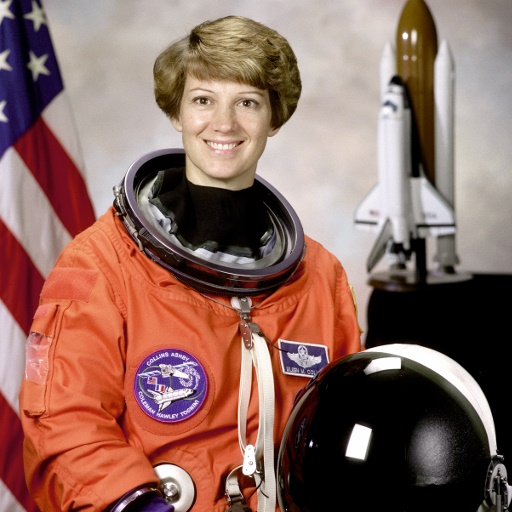
#> input picture 실습소스/02_OpenCV_Basic/image.jpg, 512 x 512 px, given as the content of the folder /실습소스/data/pcb-defect-dataset/pcb-defect-dataset/test/images, which was not available
$ jupyter execute --allow-errors '13_시스템통합_웹서비스_센서영상_통합테스트.ipynb'   (text cells are left out)
#> lines starting #> are read from the running program, lines starting #| are printed output that depends on the picture; pictures that were not available may be replaced by others from this repository, and a replacement may not be noted
[cell 1]
from __future__ import annotations

from pathlib import Path
from dataclasses import dataclass, asdict
from datetime import datetime
from typing import Any
import json
import time
import numpy as np
import pandas as pd
import matplotlib.pyplot as plt
from PIL import Image

plt.rcParams["font.family"] = "Malgun Gothic"
plt.rcParams["axes.unicode_minus"] = False

PROJECT_ROOT = Path("..").resolve()
DATA_ROOT = PROJECT_ROOT / "data" / "pcb-defect-dataset" / "pcb-defect-dataset"
OUT_DIR = PROJECT_ROOT / "outputs" / "system_integration"
FEEDBACK_DIR = OUT_DIR / "feedback"
OUT_DIR.mkdir(parents=True, exist_ok=True)
FEEDBACK_DIR.mkdir(parents=True, exist_ok=True)

print("PROJECT_ROOT:", PROJECT_ROOT)
print("DATA_ROOT exists:", DATA_ROOT.exists())
print("OUT_DIR:", OUT_DIR)

[cell 2]
@dataclass
class ServiceConfig:
    """운영 중 피드백으로 갱신되는 설정."""
    w_vision: float = 0.6
    w_sensor: float = 0.4
    risk_high: float = 0.75
    risk_medium: float = 0.45
    conf_human_review: float = 0.40

    def to_dict(self) -> dict:
        return asdict(self)

    @classmethod
    def load(cls, path: Path) -> "ServiceConfig":
        if path.exists():
            return cls(**json.loads(path.read_text(encoding="utf-8")))
        return cls()

    def save(self, path: Path):
        path.write_text(json.dumps(self.to_dict(), indent=2), encoding="utf-8")


CONFIG_PATH = OUT_DIR / "service_config.json"
config = ServiceConfig.load(CONFIG_PATH)
config.save(CONFIG_PATH)
print("현재 서비스 설정:", config.to_dict())


class VisionModule:
    def run(self, gray: np.ndarray) -> dict:
        mean, std = float(gray.mean()), float(gray.std())
        gx, gy = np.diff(gray, axis=1), np.diff(gray, axis=0)
        grad = float((gx**2).mean() + (gy**2).mean())
        edge = float((np.abs(gx) > 0.08).mean())
        feats = {"img_mean": mean, "img_std": std, "grad_energy": grad, "edge_ratio": edge}
        risk = float(np.clip(
            0.25 * min(1, grad / 0.03) + 0.35 * min(1, edge / 0.25) + 0.40 * min(1, abs(mean - 0.5) / 0.35),
            0, 1,
        ))
        return {"vision_features": feats, "vision_risk_score": risk}


class SensorModule:
    def run(self, df: pd.DataFrame, recent_window: int = 30) -> dict:
        x = df.copy()
        for c in ["lux", "temp", "vibration"]:
            x[c] = x[c].interpolate().bfill().ffill()
            # 이상치 clip은 약하게(k=3) — 실제 이상 신호를 과도하게 지우지 않음
            q1, q3 = x[c].quantile(0.25), x[c].quantile(0.75)
            iqr = q3 - q1
            x[c] = x[c].clip(q1 - 3.0 * iqr, q3 + 3.0 * iqr)
            x[f"{c}_z"] = (x[c] - x[c].mean()) / (x[c].std() + 1e-9)

        # 최근 윈도우의 |z| 최대값으로 리스크 계산 (끝 시점만 보면 중간 이상을 놓침)
        recent = x.tail(min(recent_window, len(x)))
        vib_z = float(recent["vibration_z"].abs().max())
        lux_z = float(recent["lux_z"].abs().max())
        temp_z = float(recent["temp_z"].abs().max())

        last = x.iloc[-1]
        risk = float(np.clip(
            0.45 * min(1, vib_z / 3)
            + 0.30 * min(1, lux_z / 3)
            + 0.25 * min(1, temp_z / 3),
            0, 1,
        ))
        feats = {
            "lux": float(last["lux"]), "temp": float(last["temp"]), "vibration": float(last["vibration"]),
            "lux_z": lux_z, "temp_z": temp_z, "vibration_z": vib_z,
        }
        return {"sensor_features_last": feats, "sensor_risk_score": risk, "sensor_table": x}


class FusionService:
    def __init__(self, cfg: ServiceConfig):
        self.cfg = cfg

    def risk_level(self, score: float) -> str:
        if score >= self.cfg.risk_high:
            return "HIGH"
        if score >= self.cfg.risk_medium:
            return "MEDIUM"
        return "LOW"

    def run(self, vision_out: dict, sensor_out: dict) -> dict:
        v, s = vision_out["vision_risk_score"], sensor_out["sensor_risk_score"]
        fused = self.cfg.w_vision * v + self.cfg.w_sensor * s
        return {
            "vision_risk_score": float(v),
            "sensor_risk_score": float(s),
            "fused_risk_score": float(np.clip(fused, 0, 1)),
            "risk_level": self.risk_level(float(fused)),
            "vision_features": vision_out["vision_features"],
            "sensor_features_last": sensor_out["sensor_features_last"],
            "config_snapshot": self.cfg.to_dict(),
        }


class MockLLM:
    def analyze(self, fusion: dict) -> dict:
        score = fusion["fused_risk_score"]
        urgency = fusion["risk_level"]
        return {
            "summary": f"통합 리스크 {score:.2f} ({urgency})",
            "recommended_actions": ["Lot 샘플링 검사", "센서 캘리브레이션 점검"],
            "urgency": urgency,
            "confidence": round(min(0.95, 0.5 + score * 0.4), 2),
        }


vision_module = VisionModule()
sensor_module = SensorModule()
fusion_service = FusionService(config)
llm = MockLLM()
print("코어 모듈 초기화 완료")

[cell 3]
class VisualAIWebService:
    """시각 AI + 센서 통합 웹 서비스 (인프로세스)."""

    def __init__(self, vision, sensor, fusion, llm, cfg: ServiceConfig):
        self.vision = vision
        self.sensor = sensor
        self.fusion = fusion
        self.llm = llm
        self.cfg = cfg
        self.request_log: list[dict] = []

    def health(self) -> dict:
        return {
            "status": "ok",
            "service": "pcb-aoi-visual-ai",
            "version": "1.0.0",
            "config": self.cfg.to_dict(),
            "timestamp": datetime.now().isoformat(timespec="seconds"),
        }

    def analyze(self, gray_img: np.ndarray, sensor_df: pd.DataFrame, lot_id: str = "LOT-UNKNOWN") -> dict:
        t0 = time.perf_counter()
        vision_out = self.vision.run(gray_img)
        sensor_out = self.sensor.run(sensor_df)
        fusion_out = self.fusion.run(vision_out, sensor_out)
        llm_out = self.llm.analyze(fusion_out)

        needs_review = llm_out.get("confidence", 1.0) < self.cfg.conf_human_review
        latency_ms = (time.perf_counter() - t0) * 1000

        response = {
            "lot_id": lot_id,
            "status": "success",
            "fusion": {
                "vision_risk_score": fusion_out["vision_risk_score"],
                "sensor_risk_score": fusion_out["sensor_risk_score"],
                "fused_risk_score": fusion_out["fused_risk_score"],
                "risk_level": fusion_out["risk_level"],
            },
            "llm": llm_out,
            "needs_human_review": needs_review,
            "latency_ms": round(latency_ms, 2),
            "timestamp": datetime.now().isoformat(timespec="seconds"),
        }
        self.request_log.append({"lot_id": lot_id, "latency_ms": response["latency_ms"], "risk_level": fusion_out["risk_level"]})
        return response


web_service = VisualAIWebService(vision_module, sensor_module, fusion_service, llm, config)
print(json.dumps(web_service.health(), indent=2, ensure_ascii=False))

[cell 4]
def load_sample_image(split="test", index=0) -> tuple[np.ndarray, str]:
    paths = sorted((DATA_ROOT / split / "images").glob("*.jpg"))
    if not paths:
        raise FileNotFoundError("이미지 없음")
    p = paths[index]
    gray = np.array(Image.open(p).convert("L"), dtype=np.float32) / 255.0
    return gray, p.stem


def make_sensor_df(n=120, anomaly=False, seed=42) -> pd.DataFrame:
    rng = np.random.default_rng(seed)
    t = np.arange(n)
    df = pd.DataFrame({
        "t": t,
        "lux": 950 + 60 * np.sin(2 * np.pi * t / 50) + rng.normal(0, 12, n),
        "temp": 24 + 0.002 * t + rng.normal(0, 0.08, n),
        "vibration": 0.05 + np.abs(rng.normal(0, 0.01, n)),
    })
    if anomaly:
        # 최근 구간(끝부분)에 이상을 넣어 실시간 감지 시나리오와 맞춤
        start = max(0, n - 25)
        df.loc[start:, "vibration"] += 0.06
        df.loc[start:, "lux"] -= 150
        df.loc[start:, "temp"] += 1.2
    return df


gray_img, img_stem = load_sample_image(index=0)
#> in load_sample_image, `gray = np.array(Image.open(p).convert("L"), dtype=np.float32) / 255.0`:
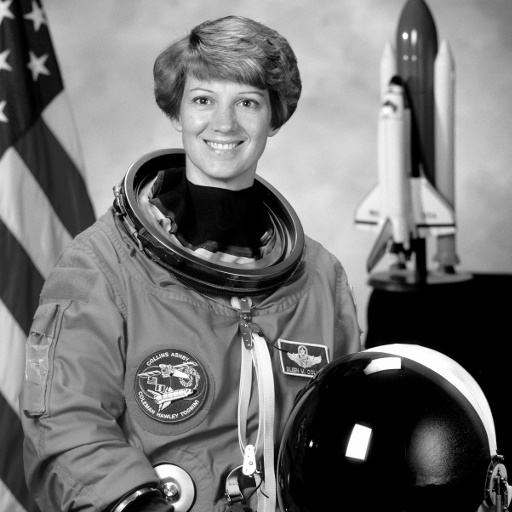
#> gray: shape (512, 512) float32; min 0, max 1, mean 0.453
#> img_stem = 'image'
sensor_normal = make_sensor_df(anomaly=False, seed=1)
sensor_anomaly = make_sensor_df(anomaly=True, seed=2)

resp_normal = web_service.analyze(gray_img, sensor_normal, lot_id=f"LOT-{img_stem}-N")
#> in run, `mean, std = float(gray.mean()), float(gray.std())`: mean = 0.453; std = 0.294
#> in run, `gx, gy = np.diff(gray, axis=1), np.diff(gray, axis=0)`:
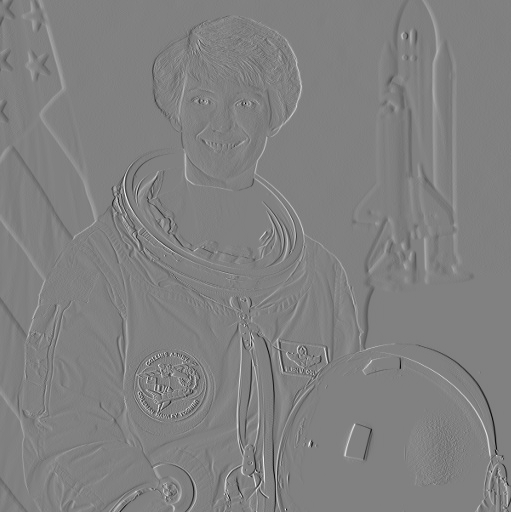
#> gx: shape (512, 511) float32; min -0.788, max 0.769, mean -0.000277; drawn with min black and max white
#> in run, `gx, gy = np.diff(gray, axis=1), np.diff(gray, axis=0)`:
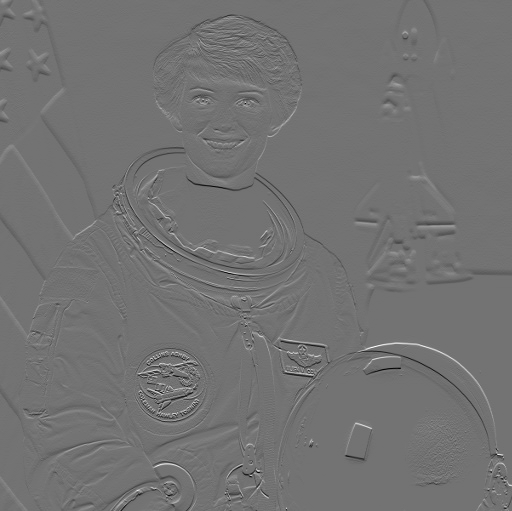
#> gy: shape (511, 512) float32; min -0.706, max 0.859, mean -0.000866; drawn with min black and max white
#> in run, `grad = float((gx**2).mean() + (gy**2).mean())`: grad = 0.00654
#> in run, `edge = float((np.abs(gx) > 0.08).mean())`: edge = 0.083
#> in run, `feats = {"img_mean": mean, "img_std": std, "grad_energy": grad, "edge_..`: feats = {'img_mean': 0.453, 'img_std': 0.294, 'grad_energy': 0.00654, 'edge_ratio': 0.083}
#> in run, `risk = float(np.clip( 0.25 * min(1, grad / 0.03) + 0.35 * min(1, edge ..`: risk = 0.225
#> in analyze, `vision_out = self.vision.run(gray_img)`: vision_out = 2 items
#> in run, `v, s = vision_out["vision_risk_score"], sensor_out["sensor_risk_score"]`: v = 0.225; s = 0.736
#> in run, `fused = self.cfg.w_vision * v + self.cfg.w_sensor * s`: fused = 0.429
#> in analyze, `fusion_out = self.fusion.run(vision_out, sensor_out)`: fusion_out = 7 items
#> in analyze, `score = fusion["fused_risk_score"]`: score = 0.429
#> in analyze, `urgency = fusion["risk_level"]`: urgency = 'LOW'
#> in analyze, `llm_out = self.llm.analyze(fusion_out)`: llm_out = {'summary': '통합 리스크 0.43 (LOW)', 'recommended_actions': ['Lot 샘플링 검사', '센서 캘리브레이션 점검'], 'urgency': 'LOW', 'confidence': 0.67}
#> in analyze, `needs_review = llm_out.get("confidence", 1.0) < self.cfg.conf_human_re..`: needs_review = False
#> resp_normal = 7 items
resp_anomaly = web_service.analyze(gray_img, sensor_anomaly, lot_id=f"LOT-{img_stem}-A")
#> resp_anomaly = 7 items

print("=== 정상 센서 ===")
print(json.dumps(resp_normal, indent=2, ensure_ascii=False))
#> (printed output is left out)
print("\n=== 이상 센서 ===")
print(json.dumps(resp_anomaly, indent=2, ensure_ascii=False))
#> (printed output is left out)

[cell 5]
class FeedbackStore:
    def __init__(self, path: Path):
        self.path = path
        self.records: list[dict] = []
        if path.exists():
            self.records = json.loads(path.read_text(encoding="utf-8"))

    def add(self, lot_id: str, predicted_level: str, actual_level: str, note: str = "") -> dict:
        rec = {
            "id": f"fb-{len(self.records)+1:04d}",
            "lot_id": lot_id,
            "predicted_level": predicted_level,
            "actual_level": actual_level,
            "correct": predicted_level == actual_level,
            "note": note,
            "timestamp": datetime.now().isoformat(timespec="seconds"),
        }
        self.records.append(rec)
        self.save()
        return rec

    def save(self):
        self.path.write_text(json.dumps(self.records, ensure_ascii=False, indent=2), encoding="utf-8")

    def to_df(self) -> pd.DataFrame:
        return pd.DataFrame(self.records) if self.records else pd.DataFrame()


class FeedbackReflector:
    """오판 패턴에 따라 가중치/임계값을 조정."""

    LEVEL_ORDER = {"LOW": 0, "MEDIUM": 1, "HIGH": 2}

    def apply(self, cfg: ServiceConfig, feedback_df: pd.DataFrame) -> ServiceConfig:
        if feedback_df.empty:
            return cfg

        new_cfg = ServiceConfig(**cfg.to_dict())
        wrong = feedback_df[~feedback_df["correct"]]
        if wrong.empty:
            return new_cfg

        # 과검(예측 > 실제): vision 가중치 소폭 감소
        over = 0
        under = 0
        for _, r in wrong.iterrows():
            p = self.LEVEL_ORDER.get(r["predicted_level"], 1)
            a = self.LEVEL_ORDER.get(r["actual_level"], 1)
            if p > a:
                over += 1
            elif p < a:
                under += 1

        if over > under:
            new_cfg.w_vision = max(0.3, new_cfg.w_vision - 0.05)
            new_cfg.w_sensor = 1.0 - new_cfg.w_vision
            new_cfg.risk_medium = min(0.55, new_cfg.risk_medium + 0.02)
            print(f"피드백 반영: 과검 우세 → w_vision={new_cfg.w_vision:.2f}, risk_medium={new_cfg.risk_medium:.2f}")
        elif under > over:
            new_cfg.w_vision = min(0.8, new_cfg.w_vision + 0.05)
            new_cfg.w_sensor = 1.0 - new_cfg.w_vision
            new_cfg.risk_medium = max(0.35, new_cfg.risk_medium - 0.02)
            print(f"피드백 반영: 미검 우세 → w_vision={new_cfg.w_vision:.2f}, risk_medium={new_cfg.risk_medium:.2f}")
        else:
            print("피드백 반영: 과검/미검 균형 — 설정 유지")

        return new_cfg


fb_store = FeedbackStore(FEEDBACK_DIR / "feedback_log.json")

# 운영자 피드백 시뮬레이션
fb_store.add(resp_normal["lot_id"], resp_normal["fusion"]["risk_level"], "LOW", "정상 Lot 확인")
fb_store.add(resp_anomaly["lot_id"], resp_anomaly["fusion"]["risk_level"], "HIGH", "실제 불량 확인")
fb_store.add("LOT-DEMO-003", "HIGH", "MEDIUM", "과검 — 조명 변동")
fb_store.add("LOT-DEMO-004", "LOW", "MEDIUM", "미검 — 미세 결함")

fb_df = fb_store.to_df()
display(fb_df)

# 피드백 반영
config_before = config.to_dict()
config = FeedbackReflector().apply(config, fb_df)
config.save(CONFIG_PATH)

# 서비스에 새 설정 적용
fusion_service = FusionService(config)
web_service = VisualAIWebService(vision_module, sensor_module, fusion_service, llm, config)

print("\n설정 변경:")
print("  before:", config_before)
print("  after :", config.to_dict())

[cell 6]
REQUIRED_KEYS = {"lot_id", "status", "fusion", "llm", "needs_human_review", "latency_ms", "timestamp"}
FUSION_KEYS = {"vision_risk_score", "sensor_risk_score", "fused_risk_score", "risk_level"}


def run_integration_tests(service: VisualAIWebService) -> pd.DataFrame:
    results = []

    # T1 health
    h = service.health()
    results.append({
        "test_id": "T1", "name": "health_ok",
        "passed": h.get("status") == "ok",
        "detail": str(h.get("status")),
    })

    # 샘플 준비
    img, stem = load_sample_image(index=1)
